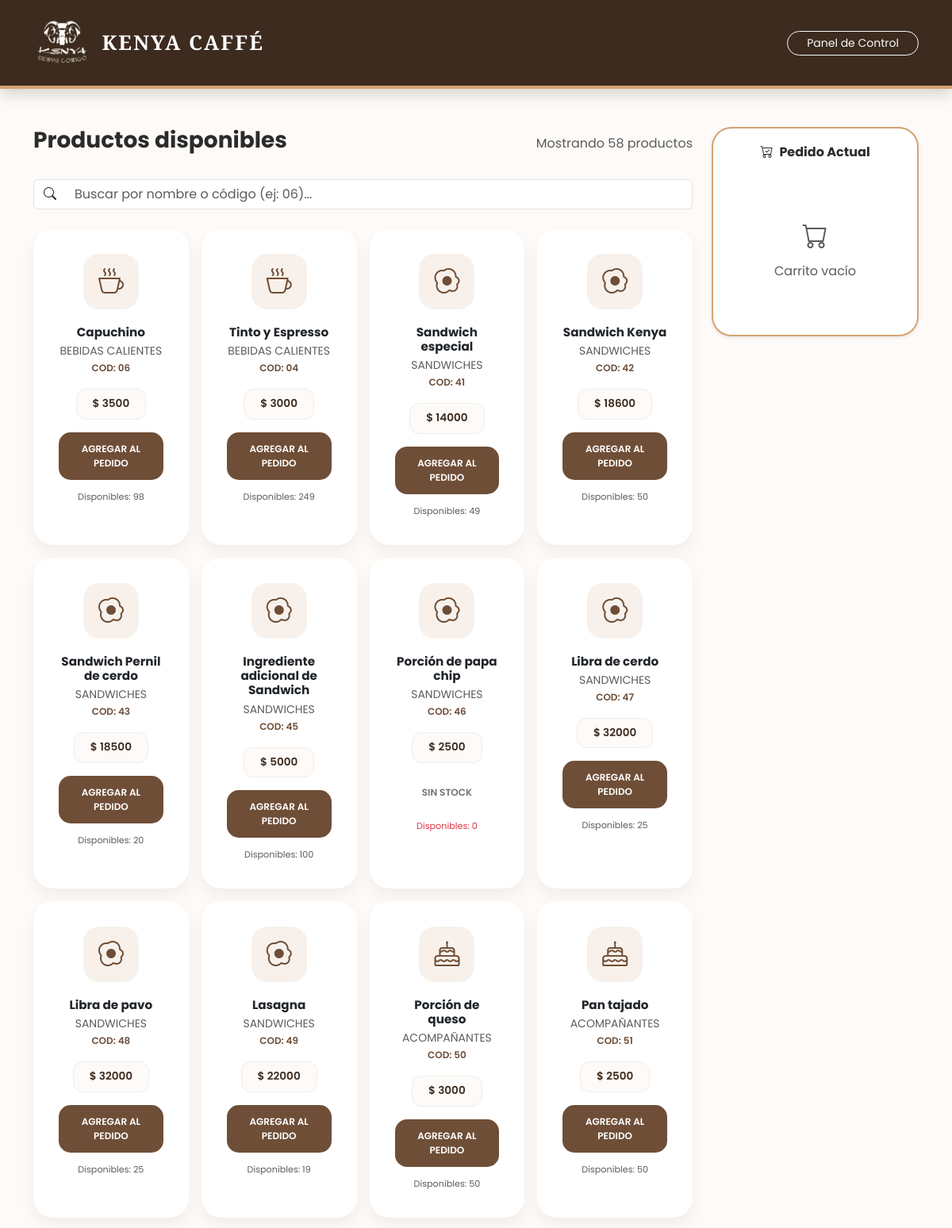
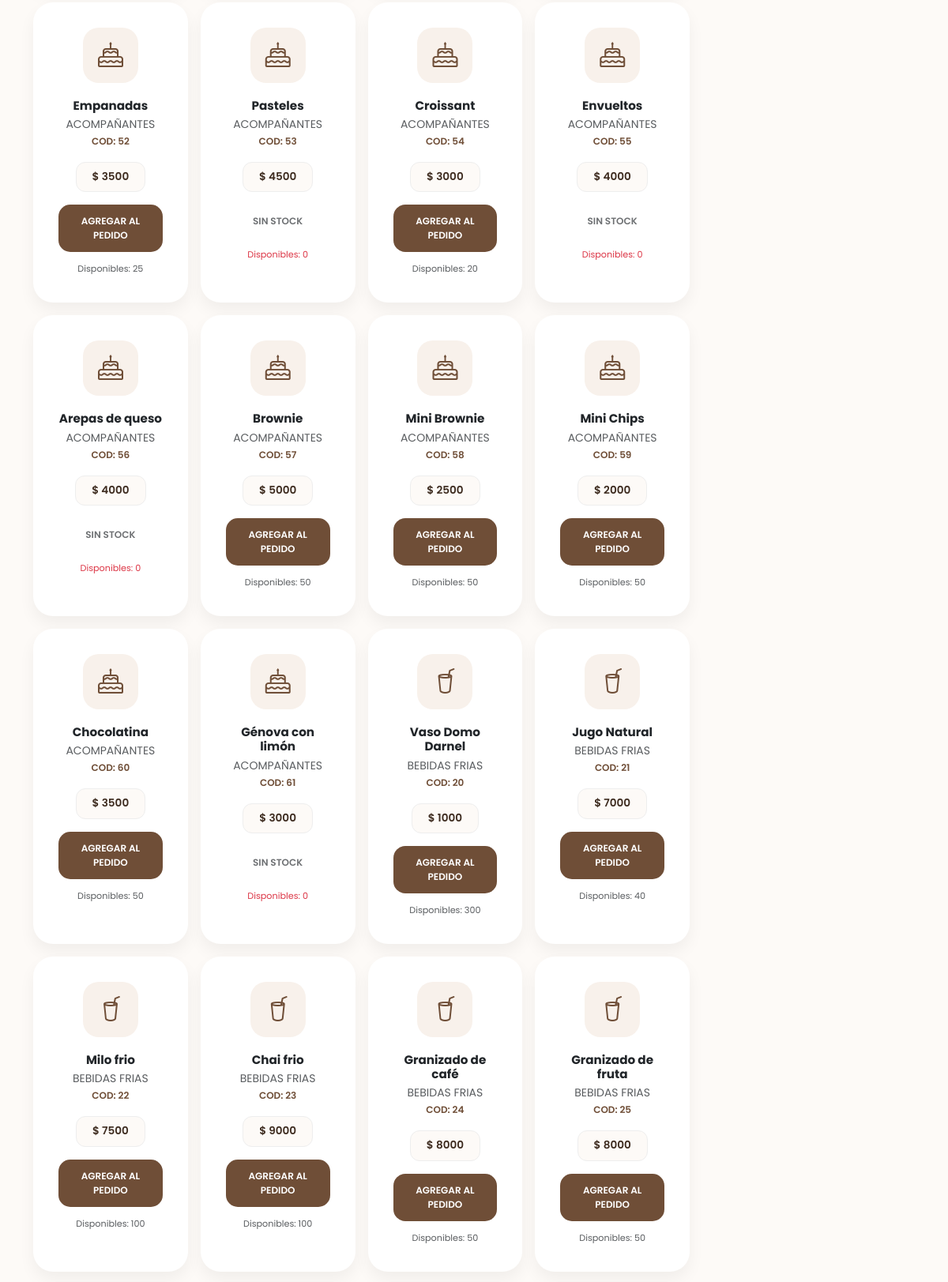
The page / (upper part) on the database its author committed (2 pictures, top to bottom).
### gestion/models.py (models this page shows, shortened)
class Producto(models.Model):
    codigo = models.CharField(
        max_length=20,
        unique=True,
        verbose_name="Código/SKU",
        null=True,
        blank=True
    )
    nombre = models.CharField(max_length=100)
    precio = models.DecimalField(max_digits=10, decimal_places=2)
    stock = models.IntegerField(default=0)
    categoria = models.ForeignKey(Categoria, on_delete=models.CASCADE)
    disponible = models.BooleanField(default=True)

class Categoria(models.Model):
    nombre = models.CharField(max_length=100, unique=True)
    class Meta:
        verbose_name_plural = "Categorías"

### gestion/views.py (the view, shortened to what this page needs)
# urls.py: path('', views.panel_ventas, name='index'),
def panel_ventas(request):
    productos = Producto.objects.filter(disponible=True)
    ultimas_ventas = Venta.objects.all().order_by('-fecha')[:5]
    return render(request, 'gestion/index.html', {
        'productos': productos,
        'ultimas_ventas': ultimas_ventas
    })

### gestion/templates/gestion/index.html (shortened to what this page needs)
{% load static %}
<!DOCTYPE html>
<html lang="es">
<head>
    <link href="https://cdn.jsdelivr.net/npm/bootstrap@5.3.0/dist/css/bootstrap.min.css" rel="stylesheet">
    <link rel="stylesheet" href="https://cdn.jsdelivr.net/npm/bootstrap-icons@1.11.1/font/bootstrap-icons.css">
</head>
<body>
<nav class="navbar navbar-dark mb-5 shadow">
    <div class="container">
        <a class="navbar-brand d-flex align-items-center" href="#">
            <img src="{% static 'img/logokenya.png' %}" alt="Logo Kenya Café" style="height: 60px; width: auto; margin-right: 12px;">
            <span style="font-family: 'Playfair Display', serif; font-weight: bold;">KENYA CAFFÉ</span>
        </a>
        <div class="d-flex align-items-center">
            <a href="/admin" class="btn btn-outline-light btn-sm rounded-pill px-4">Panel de Control</a>
        </div>
    </div>
</nav>
<div class="container pb-5">
    <div class="row g-4">
        <div class="col-lg-9">
            <div class="d-flex justify-content-between align-items-center mb-4">
                <h3 class="fw-bold">Productos disponibles</h3>
                <span class="text-muted">Mostrando {{ productos.count }} productos</span>
            </div>
            <div class="mb-4">
                <div class="input-group">
                <span class="input-group-text bg-white border-end-0 rounded-pill-start">
                <i class="bi bi-search"></i>
                </span>
                <input type="text" id="buscador" class="form-control border-start-0 rounded-pill-end"
               placeholder="Buscar por nombre o código (ej: 06)...">
                </div>
            </div>
            <div class="row g-3">
                {% for p in productos %}
                <div class="col-md-6 col-lg-4 col-xl-3">
                    <div class="card h-100 card-producto p-3 text-center">
                        <div class="card-body">
                            <div class="icon-box">
                                {% if p.categoria.nombre == 'Bebidas calientes' %}<i class="bi bi-cup-hot"></i>
                                {% elif p.categoria.nombre == 'Bebidas frias' %}<i class="bi bi-cup-straw"></i>
                                {% elif p.categoria.nombre == 'Sandwiches' %}<i class="bi bi-egg-fried"></i>
                                {% elif p.categoria.nombre == 'Vinos' %}<i class="bi bi-glass-hr"></i>
                                {% elif p.categoria.nombre == 'Licores' %}<i class="bi bi-wine"></i>
                                {% elif p.categoria.nombre == 'Acompañantes' %}<i class="bi bi-cake"></i>
                                {% else %}<i class="bi bi-bag-heart"></i>{% endif %}
                            </div>
                            <h5 class="fw-bold mb-1 nombre-producto" style="font-size: 0.95rem;">{{ p.nombre }}</h5>
                                <p class="text-muted small mb-3 text-uppercase">
                                {{ p.categoria.nombre }}
                            <br>
                            <span class="codigo-valor" style="color: var(--cafe-claro); font-weight: 600; font-size: 0.75rem;">
                            Cod: {{ p.codigo|default:"---" }}
                            </span>
                            </p>
                            <div class="mb-3">
                                <span class="price-badge" style="font-size: 0.85rem;">$ {{ p.precio|floatformat:0 }}</span>
                            </div>
                            <button type="button" class="btn btn-vender w-100 btn-agregar-carrito"
                                    data-id="{{ p.id }}" data-nombre="{{ p.nombre }}" data-precio="{{ p.precio }}"
                                    {% if p.stock <= 0 %}disabled{% endif %} style="font-size: 0.75rem;">
                                {% if p.stock > 0 %}AGREGAR AL PEDIDO{% else %}SIN STOCK{% endif %}
                            </button>
                            <div class="mt-2">
                                <small style="font-size: 0.7rem;" class="{% if p.stock < 5 %}text-danger{% else %}text-muted{% endif %}">
                                    Disponibles: {{ p.stock }}
                                </small>
                            </div>
                        </div>
                    </div>
                </div>
                {% endfor %}
            </div>
        </div>
        <div class="col-lg-3">
            <div class="sidebar-historial shadow-sm">
                <h6 class="fw-bold mb-4 text-center"><i class="bi bi-cart-check me-2"></i>Pedido Actual</h6>
                <div id="carritoLateral">
                    <div class="text-center py-5 text-muted">
                        <i class="bi bi-cart d-block mb-2 fs-2"></i> Carrito vacío
                    </div>
                </div>
            </div>
        </div>
    </div>
</div>
</body>
</html>

### gestion/templates/gestion/index.html (style rules this page uses)
:root { --cafe-premium: #3d2b1f; --cafe-claro: #6f4e37; --dorado: #d4a373; --crema-fondo: #fdfaf7; }
body { font-family: 'Poppins', sans-serif; background-color: var(--crema-fondo); color: #2b2b2b; }
.navbar { background: var(--cafe-premium); border-bottom: 4px solid var(--dorado); padding: 1.2rem; }
.navbar-brand { font-family: 'Playfair Display', serif; letter-spacing: 2px; font-size: 1.6rem; }
.card-producto { border: none; border-radius: 25px; background: #ffffff; transition: all 0.4s ease; box-shadow: 0 10px 20px rgba(0,0,0,0.05); }
.icon-box { background: #f8f1eb; width: 70px; height: 70px; border-radius: 20px; display: flex; align-items: center; justify-content: center; margin: 0 auto 20px; color: var(--cafe-claro); font-size: 2rem; }
.price-badge { background: var(--crema-fondo); color: var(--cafe-premium); font-weight: 600; padding: 8px 20px; border-radius: 12px; border: 1px solid #eee; display: inline-block; }
.btn-vender { background: var(--cafe-claro); color: white; border-radius: 15px; font-weight: 600; padding: 12px; border: none; transition: 0.3s; }
.sidebar-historial { background: white; border-radius: 25px; padding: 20px; border: 2px solid var(--dorado); position: sticky; top: 20px; box-shadow: 0 10px 30px rgba(0,0,0,0.05); max-height: 85vh; overflow-y: auto; }

### rows shown on the page
Producto: nombre "Capuchino", categoria.nombre "BEBIDAS CALIENTES", codigo "06", precio "3500", shows "AGREGAR AL PEDIDO", stock "98"
Producto: nombre "Tinto y Espresso", categoria.nombre "BEBIDAS CALIENTES", codigo "04", precio "3000", shows "AGREGAR AL PEDIDO", stock "249"
Producto: nombre "Sandwich especial", categoria.nombre "SANDWICHES", codigo "41", precio "14000", shows "AGREGAR AL PEDIDO", stock "49"
Producto: nombre "Sandwich Kenya", categoria.nombre "SANDWICHES", codigo "42", precio "18600", shows "AGREGAR AL PEDIDO", stock "50"
Producto: nombre "Sandwich Pernil de cerdo", categoria.nombre "SANDWICHES", codigo "43", precio "18500", shows "AGREGAR AL PEDIDO", stock "20"
Producto: nombre "Ingrediente adicional de Sandwich", categoria.nombre "SANDWICHES", codigo "45", precio "5000", shows "AGREGAR AL PEDIDO", stock "100"
Producto: nombre "Porción de papa chip", categoria.nombre "SANDWICHES", codigo "46", precio "2500", shows "SIN STOCK", stock "0"
Producto: nombre "Libra de cerdo", categoria.nombre "SANDWICHES", codigo "47", precio "32000", shows "AGREGAR AL PEDIDO", stock "25"
Producto: nombre "Libra de pavo", categoria.nombre "SANDWICHES", codigo "48", precio "32000", shows "AGREGAR AL PEDIDO", stock "25"
Producto: nombre "Lasagna", categoria.nombre "SANDWICHES", codigo "49", precio "22000", shows "AGREGAR AL PEDIDO", stock "19"
Producto: nombre "Porción de queso", categoria.nombre "ACOMPAÑANTES", codigo "50", precio "3000", shows "AGREGAR AL PEDIDO", stock "50"
Producto: nombre "Pan tajado", categoria.nombre "ACOMPAÑANTES", codigo "51", precio "2500", shows "AGREGAR AL PEDIDO", stock "50"
Producto: nombre "Empanadas", categoria.nombre "ACOMPAÑANTES", codigo "52", precio "3500", shows "AGREGAR AL PEDIDO", stock "25"
Producto: nombre "Pasteles", categoria.nombre "ACOMPAÑANTES", codigo "53", precio "4500", shows "SIN STOCK", stock "0"
Producto: nombre "Croissant", categoria.nombre "ACOMPAÑANTES", codigo "54", precio "3000", shows "AGREGAR AL PEDIDO", stock "20"
Producto: nombre "Envueltos", categoria.nombre "ACOMPAÑANTES", codigo "55", precio "4000", shows "SIN STOCK", stock "0"
Producto: nombre "Arepas de queso", categoria.nombre "ACOMPAÑANTES", codigo "56", precio "4000", shows "SIN STOCK", stock "0"
Producto: nombre "Brownie", categoria.nombre "ACOMPAÑANTES", codigo "57", precio "5000", shows "AGREGAR AL PEDIDO", stock "50"
Producto: nombre "Mini Brownie", categoria.nombre "ACOMPAÑANTES", codigo "58", precio "2500", shows "AGREGAR AL PEDIDO", stock "50"
Producto: nombre "Mini Chips", categoria.nombre "ACOMPAÑANTES", codigo "59", precio "2000", shows "AGREGAR AL PEDIDO", stock "50"
Producto: nombre "Chocolatina", categoria.nombre "ACOMPAÑANTES", codigo "60", precio "3500", shows "AGREGAR AL PEDIDO", stock "50"
Producto: nombre "Génova con limón", categoria.nombre "ACOMPAÑANTES", codigo "61", precio "3000", shows "SIN STOCK", stock "0"
Producto: nombre "Vaso Domo Darnel", categoria.nombre "BEBIDAS FRIAS", codigo "20", precio "1000", shows "AGREGAR AL PEDIDO", stock "300"
Producto: nombre "Jugo Natural", categoria.nombre "BEBIDAS FRIAS", codigo "21", precio "7000", shows "AGREGAR AL PEDIDO", stock "40"
Producto: nombre "Milo frio", categoria.nombre "BEBIDAS FRIAS", codigo "22", precio "7500", shows "AGREGAR AL PEDIDO", stock "100"
Producto: nombre "Chai frio", categoria.nombre "BEBIDAS FRIAS", codigo "23", precio "9000", shows "AGREGAR AL PEDIDO", stock "100"
Producto: nombre "Granizado de café", categoria.nombre "BEBIDAS FRIAS", codigo "24", precio "8000", shows "AGREGAR AL PEDIDO", stock "50"
Producto: nombre "Granizado de fruta", categoria.nombre "BEBIDAS FRIAS", codigo "25", precio "8000", shows "AGREGAR AL PEDIDO", stock "50"

### other values the page prints
{{ productos.count }} "58"
